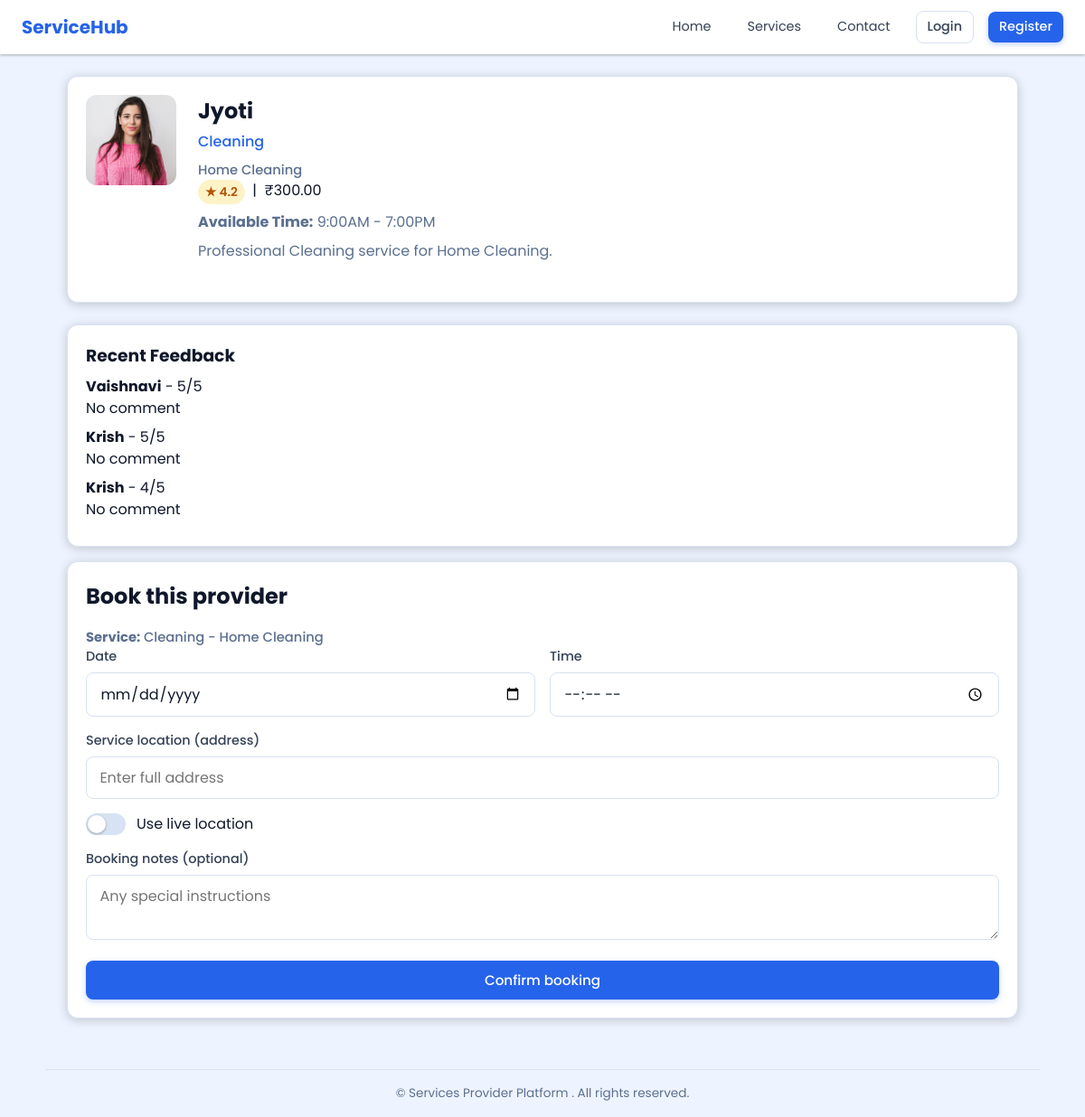
Page /services/2/ on the committed database.
### accounts/models.py (models this page shows, shortened)
class CustomUser(AbstractUser):
    ROLE_CHOICES = (
        ('user', 'User'),
        ('provider', 'Provider'),
    )
    PROVIDER_STATUS_CHOICES = (
        ('pending', 'Pending'),
        ('approved', 'Approved'),
        ('rejected', 'Rejected'),
    )
    role = models.CharField(max_length=20, choices=ROLE_CHOICES)
    provider_status = models.CharField(max_length=20, choices=PROVIDER_STATUS_CHOICES, default='approved')
    mobile_no = models.CharField(max_length=15, blank=True)
    address = models.TextField(blank=True)

### services/models.py (models this page shows, shortened)
class Service(models.Model):
    provider = models.ForeignKey(
        settings.AUTH_USER_MODEL,
        on_delete=models.CASCADE,
        related_name="services"
    )
    name = models.CharField(max_length=200)
    subcategory = models.CharField(max_length=200, blank=True)
    description = models.TextField()
    price = models.DecimalField(max_digits=10, decimal_places=2)
    available_time = models.CharField(max_length=120, blank=True)
    available_days = models.CharField(max_length=64, blank=True)
    image = models.ImageField(upload_to='services/images/', blank=True, null=True)
    created_at = models.DateTimeField(auto_now_add=True)

### booking/models.py (models this page shows, shortened)
class Booking(models.Model):
    STATUS_CHOICES = (
        ('pending', 'Pending'),
        ('accepted', 'Accepted'),
        ('in_progress', 'In Progress'),
        ('completed', 'Completed'),
        ('rejected', 'Rejected'),
    )
    PAYMENT_MODE_CHOICES = (
        ('cash', 'Cash'),
        ('online', 'Online'),
    )
    PAYMENT_STATUS_CHOICES = (
        ('pending', 'Pending'),
        ('paid', 'Paid'),
    )
    user = models.ForeignKey(
        settings.AUTH_USER_MODEL,
        related_name='user_bookings',
        on_delete=models.CASCADE
    )
    service = models.ForeignKey(
        'services.Service',
        on_delete=models.CASCADE,
        related_name='bookings',
    )
    provider = models.ForeignKey(
        settings.AUTH_USER_MODEL,
        related_name='provider_bookings',
        on_delete=models.CASCADE
    )
    service_name = models.CharField(max_length=200)
    date = models.DateTimeField()
    amount = models.DecimalField(max_digits=10, decimal_places=2)
    service_address = models.CharField(max_length=255, blank=True)
    use_live_location = models.BooleanField(default=False)
    latitude = models.DecimalField(max_digits=10, decimal_places=7, blank=True, null=True)
    longitude = models.DecimalField(max_digits=10, decimal_places=7, blank=True, null=True)
    provider_latitude = models.DecimalField(max_digits=10, decimal_places=7, blank=True, null=True)
    provider_longitude = models.DecimalField(max_digits=10, decimal_places=7, blank=True, null=True)
    status = models.CharField(
        max_length=20,
        choices=STATUS_CHOICES,
        default='pending'
    )
    otp = models.CharField(
        max_length=4,
        blank=True,
        null=True
    )
    provider_marked_done = models.BooleanField(default=False)
    payment_mode = models.CharField(max_length=20, choices=PAYMENT_MODE_CHOICES, blank=True, null=True)
    payment_status = models.CharField(max_length=20, choices=PAYMENT_STATUS_CHOICES, default='pending')
    feedback_rating = models.PositiveSmallIntegerField(blank=True, null=True)
    feedback_text = models.TextField(blank=True)
    created_at = models.DateTimeField(auto_now_add=True)

### services/views.py (the view)
# urls.py: path('<int:service_id>/', views.service_detail, name='service_detail'),
def service_detail(request, service_id):
    service_obj = get_object_or_404(
        Service.objects.select_related('provider'),
        id=service_id,
        provider__is_active=True,
        provider__provider_status='approved',
    )
    service_obj.display_name = normalize_category_name(service_obj.name)
    profile = ProviderProfile.objects.filter(user=service_obj.provider).first()
    reviews = Booking.objects.filter(
        service=service_obj,
        feedback_rating__isnull=False
    ).select_related('user').order_by('-created_at')[:10]
    summary = Booking.objects.filter(service=service_obj, feedback_rating__isnull=False).aggregate(
        avg=Avg('feedback_rating'),
        count=Count('id')
    )
    review_count = summary['count'] or 0
    if summary['avg'] is not None and review_count:
        weighted_avg = (float(summary['avg']) * review_count + 3.0) / (review_count + 1)
        avg_rating = round(weighted_avg, 1)
        is_default_rating = False
    else:
        avg_rating = 3.0
        is_default_rating = True
    return render(request, 'services/provider-detail.html', {
        'provider': service_obj.provider,
        'service': service_obj,
        'profile': profile,
        'avg_rating': avg_rating,
        'is_default_rating': is_default_rating,
        'review_count': review_count,
        'reviews': reviews,
        'today_iso': timezone.localdate().isoformat(),
    })

### notifications/context_processors.py (called while the page is built)
def notification_badge(request):
    if not request.user.is_authenticated:
        return {'has_unread_notifications': False}
    has_unread = (
        Notification.objects.filter(user=request.user, is_read=False).exists()
        or Notification.objects.filter(provider=request.user, is_read=False).exists()
    )
    return {'has_unread_notifications': has_unread}

### services/constants.py (called while the page is built)
def normalize_category_name(category_name):
    if not category_name:
        return ''
    normalized = ' '.join(str(category_name).split()).strip()
    if not normalized:
        return ''
    normalized_lower = normalized.lower()
    if normalized_lower in CANONICAL_CATEGORY_MAP:
        return CANONICAL_CATEGORY_MAP[normalized_lower]
    for category in DEFAULT_CATEGORIES:
        if normalized_lower == category.lower():
            return category
    return normalized

### services/templates/services/provider-detail.html (shortened to what this page needs)
{% load static %}
<!DOCTYPE html>
<html lang="en">
<head>
  <link rel="stylesheet" href="{% static 'css/styles.css' %}?v=20260225-1">
</head>
<body>
  {% include 'partials/header.html' %}
  <main class="container">
    <div class="card provider-detail-main-card">
      <div class="card-body">
        <div class="provider-detail-header">
          {% if profile and profile.profile_image %}
            <div class="provider-avatar-lg cover js-bg-image" data-bg-image="{{ profile.profile_image.url }}"></div>
          {% elif service.image %}
            <div class="provider-avatar-lg cover js-bg-image" data-bg-image="{{ service.image.url }}"></div>
          {% else %}
            <div class="provider-avatar-lg">??</div>
          {% endif %}
          <div>
            <h1>{{ provider.first_name|default:provider.username }}</h1>
            <p class="category">{{ service.display_name|default:service.name }}</p>
            {% if service.subcategory %}
              <p class="provider-subcategory">{{ service.subcategory }}</p>
            {% endif %}
            <p>
              <span class="rating-badge">&#9733; {{ avg_rating|default:'3.0' }}</span>
              &nbsp;|&nbsp; &#8377;{{ service.price }}
            </p>
            <p class="provider-description">
              <strong>Available Time:</strong> {{ service.available_time|default:"Not specified" }}
            </p>
            <p class="provider-description">{{ service.description }}</p>
          </div>
        </div>
      </div>
    </div>
    <div class="card provider-detail-feedback-card">
      <div class="card-body">
        <h3 class="provider-feedback-title">Recent Feedback</h3>
        {% for rv in reviews %}
          <p class="provider-feedback-item">
            <strong>{{ rv.user.first_name|default:rv.user.username }}</strong> - {{ rv.feedback_rating }}/5
            <br>{{ rv.feedback_text|default:'No comment' }}
          </p>
        {% empty %}
          <p class="text-muted">No feedback yet.</p>
        {% endfor %}
      </div>
    </div>
    <div class="card">
        <div class="card-body">
          <h2 class="provider-book-title">Book this provider</h2>
          <p class="provider-subcategory">
            <strong>Service:</strong> {{ service.display_name|default:service.name }}{% if service.subcategory %} - {{ service.subcategory }}{% endif %}
          </p>
          <form method="post" action="{% url 'create_booking' service.id %}" class="booking-form">
          <div class="form-row">
            <div class="form-group">
              <label for="book-date">Date</label>
              <input type="date" id="book-date" name="date" class="form-control" min="{{ today_iso }}" required>
            </div>
            <div class="form-group">
              <label for="book-time">Time</label>
              <input type="time" id="book-time" name="time" class="form-control" required>
            </div>
          </div>
          <div class="form-group">
            <label for="book-address">Service location (address)</label>
            <input type="text" id="book-address" name="address" class="form-control" placeholder="Enter full address" required>
          </div>
          <div class="toggle-wrap">
            <span class="toggle-switch" id="live-location-toggle" role="button" tabindex="0" aria-label="Use live location"></span>
            <label for="live-location-toggle">Use live location</label>
          </div>
          <div class="form-group">
            <label for="book-notes">Booking notes (optional)</label>
            <textarea id="book-notes" name="notes" class="form-control" rows="2" placeholder="Any special instructions"></textarea>
          </div>
          <button type="submit" class="btn btn-primary btn-block">Confirm booking</button>
        </form>
      </div>
    </div>
  </main>
  {% include 'partials/footer.html' %}
</body>
</html>

### static/css/styles.css (style rules this page uses)
:root { --primary: #2563eb; --primary-dark: #1d4ed8; --primary-light: #3b82f6; --blue-dim: rgba(37, 99, 235, 0.15); --black-soft: #f6f9ff; --black-card: #ffffff; --bg: #ffffff; --bg-page: #eef4ff; --gray-100: #f3f7ff; --gray-200: #d7e2f3; --gray-500: #5b6f8f; --gray-700: #334155; --gray-900: #0f172a; --success: #10b981; --error: #ef4444; --radius: 12px; --radius-sm: 8px; --shadow: 0 1px 3px rgba(0,0,0,0.3); --shadow-md: 0 4px 12px rgba(0,0,0,0.25); --shadow-card: 0 2px 12px rgba(0,0,0,0.2); }
* { box-sizing: border-box; margin: 0; padding: 0; }
body { font-family: 'Poppins', sans-serif; background: var(--bg-page); color: var(--gray-900); line-height: 1.5; min-height: 100vh; position: relative; background: #eef4ff; color: #0f172a; }
.container { max-width: 1100px; margin: 0 auto; padding: 1.5rem; }
.btn { display: inline-flex; align-items: center; justify-content: center; gap: 0.5rem; padding: 0.6rem 1.2rem; font-family: inherit; font-size: 0.95rem; font-weight: 500; border: none; border-radius: var(--radius-sm); cursor: pointer; transition: background 0.2s, box-shadow 0.2s; }
.btn-primary { background: var(--primary); color: white; box-shadow: 0 2px 6px rgba(37, 99, 235, 0.3); }
.btn-block { width: 100%; }
.card { background: var(--black-card); border-radius: var(--radius); box-shadow: var(--shadow-card); overflow: hidden; border: 1px solid var(--gray-200); }
.card-body { padding: 1.25rem; }
.form-group { margin-bottom: 1rem; }
.form-group label { display: block; font-weight: 500; font-size: 0.9rem; color: var(--gray-700); margin-bottom: 0.35rem; }
.form-control { width: 100%; padding: 0.65rem 0.9rem; font-family: inherit; font-size: 1rem; border: 1px solid var(--gray-200); border-radius: var(--radius-sm); background: var(--black-card); color: var(--gray-900); transition: border-color 0.2s; }
.rating-badge { display: inline-flex; align-items: center; gap: 0.2rem; background: #fef3c7; color: #b45309; padding: 0.2rem 0.5rem; border-radius: 999px; font-weight: 600; font-size: 0.85rem; }
.provider-detail-header { display: flex; flex-wrap: wrap; gap: 1.5rem; align-items: flex-start; margin-bottom: 1.5rem; }
.provider-avatar-lg { width: 100px; height: 100px; border-radius: var(--radius); background: linear-gradient(135deg, var(--primary) 0%, var(--primary-dark) 100%); display: flex; align-items: center; justify-content: center; font-size: 3rem; flex-shrink: 0; }
.provider-detail-header h1 { font-size: 1.5rem; margin-bottom: 0.25rem; }
.provider-detail-header .category { color: var(--primary); font-weight: 500; margin-bottom: 0.5rem; }
.booking-form .form-row { display: flex; gap: 1rem; flex-wrap: wrap; }
.booking-form .form-row .form-group { flex: 1; min-width: 180px; }
.toggle-wrap { display: flex; align-items: center; gap: 0.75rem; margin-bottom: 1rem; }
.toggle-switch { width: 44px; height: 24px; background: var(--gray-200); border-radius: 999px; position: relative; cursor: pointer; transition: background 0.2s; }
.toggle-switch::after { content: ''; position: absolute; width: 20px; height: 20px; background: white; border-radius: 50%; top: 2px; left: 2px; box-shadow: var(--shadow); transition: transform 0.2s; }
.provider-detail-main-card { margin-bottom: 1.5rem; }
.provider-detail-feedback-card { margin-bottom: 1rem; }
.provider-description { color: var(--gray-500); margin-top: 0.5rem; }
.provider-subcategory { color: var(--gray-500); margin-top: 0.3rem; font-size: 0.92rem; font-weight: 500; }
.provider-feedback-title { margin-bottom: 0.5rem; }
.provider-feedback-item { margin-bottom: 0.5rem; }
.provider-book-title { margin-bottom: 1rem; }
.provider-avatar-lg.cover { background-size: cover; background-position: center; }

### rows in the picture
CustomUser: first_name "Jyoti"
Service: display_name "Cleaning", subcategory "Home Cleaning", price "300.00", available_time "9:00AM - 7:00PM", description "Professional Cleaning service for Home Cleaning."
Booking: user.first_name "Vaishnavi", feedback_rating "5", feedback_text "No comment"
Booking: user.first_name "Krish", feedback_rating "5", feedback_text "No comment"
Booking: user.first_name "Krish", feedback_rating "4", feedback_text "No comment"

### other values in the picture
{{ avg_rating|default:'3.0' }} "4.2"
